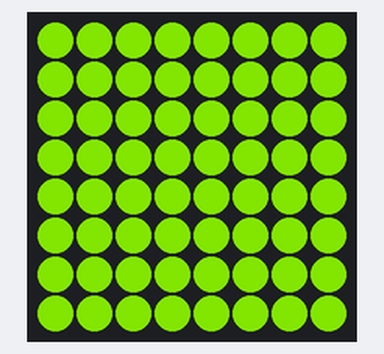
Bench run of a program on a simulated Raspberry Pi (BCM pin numbers) with a Sense HAT. On the bench: the Sense HAT's 8×8 RGB LED matrix. Dim RGB values are drawn brighter than linear.

Above: at 0.45 s.
At 2.85 s:
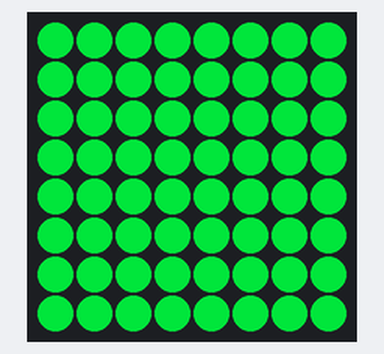
At 5.56 s:
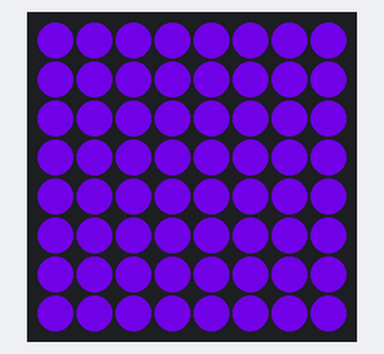
At 7.96 s:
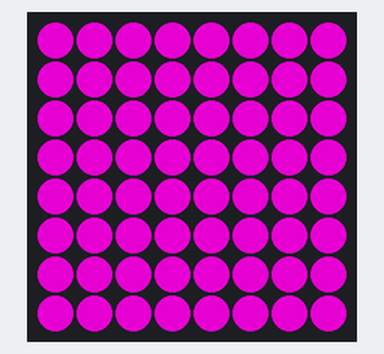
At 10.97 s:
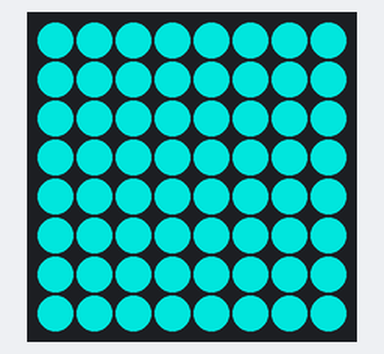
At 21.79 s:
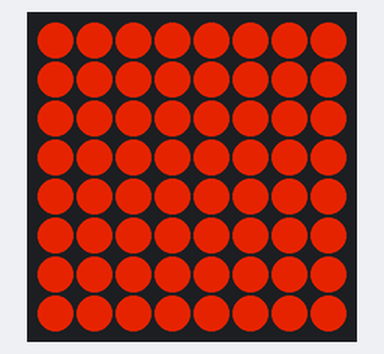

The program:

colour_cycle.py
```python
#!/usr/bin/python
import time
import sys
import enterMod
from sense_hat import SenseHat

sense = SenseHat()

r = 255
g = 0
b = 0

msleep = lambda x: time.sleep(x / 1000.0)

def next_colour():
    global r
    global g
    global b

    if (r == 255 and g < 255 and b == 0):
        g += 1

    if (g == 255 and r > 0 and b == 0):
        r -= 1

    if (g == 255 and b < 255 and r == 0):
        b += 1

    if (b == 255 and g > 0 and r == 0):
        g -= 1

    if (b == 255 and r < 255 and g == 0):
        r += 1

    if (r == 255 and b > 0 and g == 0):
        b -= 1

sense.low_light = True
while (True):
    sense.clear([r, g, b])
    #msleep(2)
    next_colour()
    c=enterMod.getKey()
    if c==1:
       sense.clear([0,0,0])
       sys.exit()
```

enterMod.py
```python
#!/usr/bin/python
import sys

from evdev import InputDevice, list_devices, ecodes
from select import select

found = False;
devices = [InputDevice(fn) for fn in list_devices()]
for dev in devices:
    if dev.name == 'Raspberry Pi Sense HAT Joystick':
        found = True;
        break

if not(found):
    print('Raspberry Pi Sense HAT Joystick not found. Aborting ...')
    sys.exit()

def getKey():
    ry,w,x = select([dev.fd], [], [], 0)

    # if there is something to be read from dev
    if ry:
       for event in dev.read():
         if event.type == ecodes.EV_KEY:
            if event.value == 1:  # key down
                if event.code == ecodes.KEY_ENTER:
                    print "Touche enter"
                    return 1
	        elif event.code == ecodes.KEY_DOWN:
		    return 2
                elif event.code == ecodes.KEY_UP:
                    return 3
                elif event.code == ecodes.KEY_LEFT:
                    return 4
                elif event.code == ecodes.KEY_RIGHT:
                    return 5
    return 0
```
